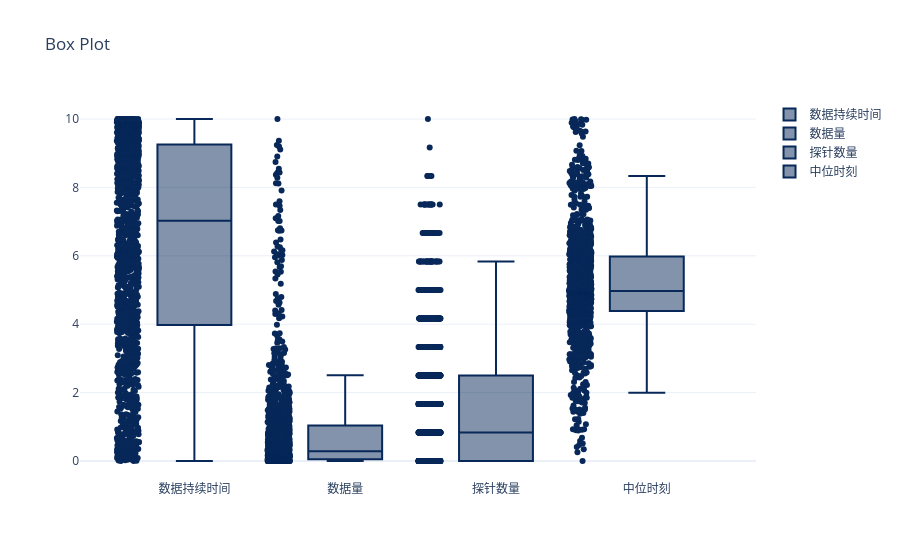

Notebook code cell kept with this figure:
### Code cell
reload(myplot)
myplot.Boxes([(df_outlier.Dur,"数据持续时间"),(df_outlier.Count,"数据量"),
              (df_outlier.A_count,"探针数量"),(df_outlier.Moment,"中位时刻")])

### Figure 1 — Plotly figure (JSON) as saved in the notebook; plotly's stock layout.template omitted (floating-point values rounded to 4 significant figures; data arrays with more than 128 entries replaced by an {"elided": "..."} marker saying what was removed)
{"data": [{"boxpoints": "all", "jitter": 0.3, "line": {"color": "rgb(7,40,89)"}, "marker": {"color": "rgb(7,40,89)"}, "name": "数据持续时间", "pointpos": -1.8, "type": "box", "y": {"elided": "1349 float values"}}, {"boxpoints": "all", "jitter": 0.3, "line": {"color": "rgb(7,40,89)"}, "marker": {"color": "rgb(7,40,89)"}, "name": "数据量", "pointpos": -1.8, "type": "box", "y": {"elided": "1349 float values"}}, {"boxpoints": "all", "jitter": 0.3, "line": {"color": "rgb(7,40,89)"}, "marker": {"color": "rgb(7,40,89)"}, "name": "探针数量", "pointpos": -1.8, "type": "box", "y": {"elided": "1349 float values"}}, {"boxpoints": "all", "jitter": 0.3, "line": {"color": "rgb(7,40,89)"}, "marker": {"color": "rgb(7,40,89)"}, "name": "中位时刻", "pointpos": -1.8, "type": "box", "y": {"elided": "1349 float values"}}], "layout": {"title": {"text": "Box Plot"}}}
